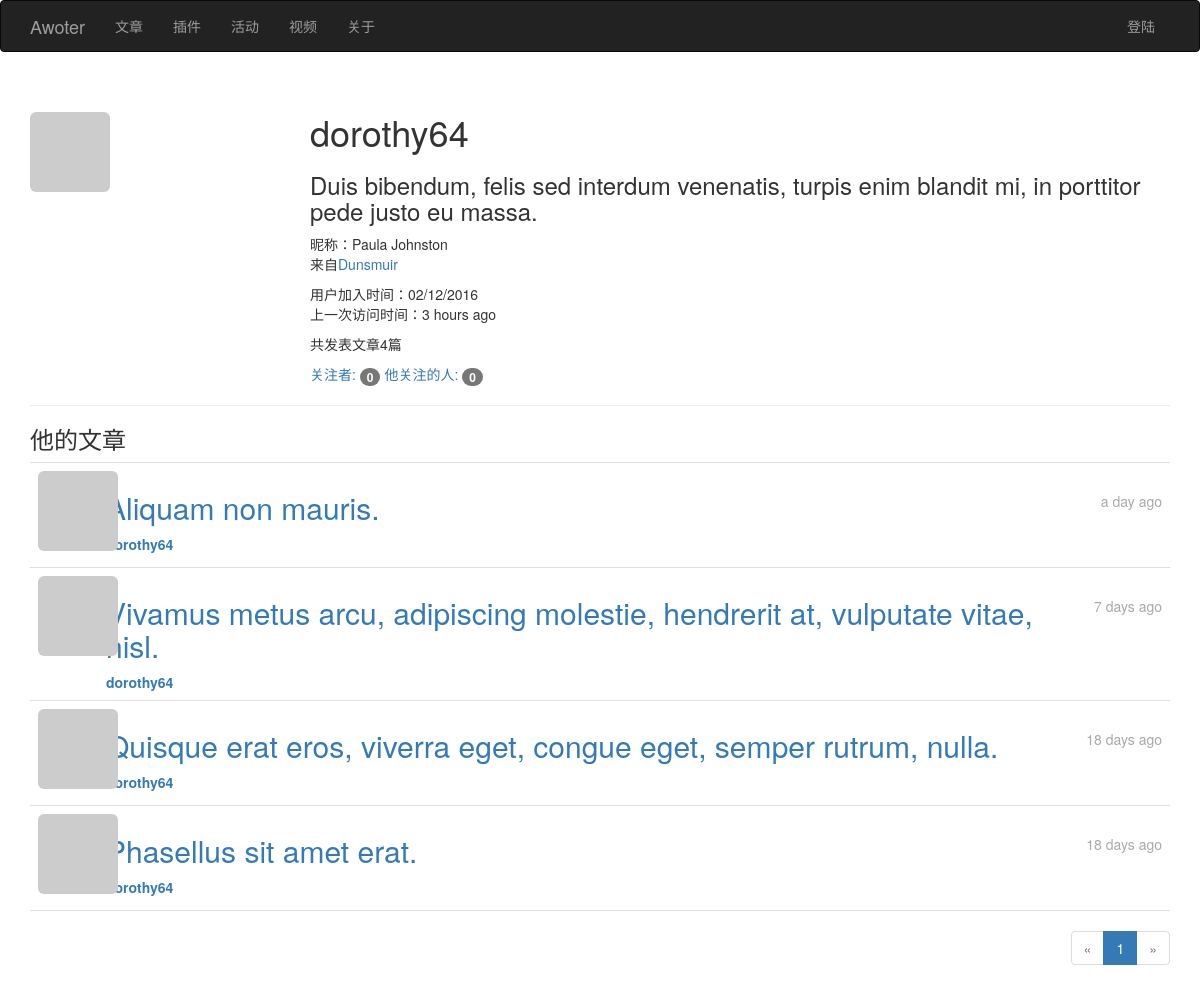
Screenshot of /user/dorothy64 with the database file from the repository.
### app/models.py (models this page shows, shortened)
class User(UserMixin, db.Model):
    __tablename__ = 'users'
    id = db.Column(db.Integer, primary_key=True)
    email = db.Column(db.String(64), unique=True, index=True)
    username = db.Column(db.String(64), unique=True, index=True)
    role_id = db.Column(db.Integer, db.ForeignKey('roles.id'))
    password_hash = db.Column(db.String(128))
    confirmed = db.Column(db.Boolean, default=False)
    nickname = db.Column(db.String(64))
    location = db.Column(db.String(64))
    about_me = db.Column(db.Text())
    member_since = db.Column(db.DateTime(), default=datetime.utcnow)
    last_seen = db.Column(db.DateTime(), default=datetime.utcnow)
    avatar_hash = db.Column(db.String(32))
    posts = db.relationship('Post', backref='author', lazy='dynamic')
    followed = db.relationship('Follow',
                               foreign_keys=[Follow.follower_id],
                               backref=db.backref('follower', lazy='joined'),
                               lazy='dynamic',
                               cascade='all, delete-orphan')
    followers = db.relationship('Follow',
                                foreign_keys=[Follow.followed_id],
                                backref=db.backref('followed', lazy='joined'),
                                lazy='dynamic',
                                cascade='all, delete-orphan')
    @property
    def password(self):
        raise AttributeError(u'密码不应该可直接读取！')
    def gravatar(self,  size=100, default='identicon', rating='g'):
        if request.is_secure:
            url = 'https://secure.gravatar.com/avatar'
        else:
            url = 'https://www.gravatar.com/avatar'
        hash = self.avatar_hash or hashlib.md5(self.email.encode('utf-8')).hexdigest()
        return '{url}/{hash}?s={size}&d={default}&r={rating}'.format(
            url=url, hash=hash, size=size, default=default, rating=rating)

class Post(db.Model):
    __tablename__ = 'posts'
    id = db.Column(db.Integer, primary_key=True)
    article_title = db.Column(db.String(128), index=True)
    body = db.Column(db.Text)
    timestamp = db.Column(db.DateTime, index=True, default=datetime.utcnow)
    author_id = db.Column(db.Integer, db.ForeignKey('users.id'))
    body_html = db.Column(db.Text)

### app/main/views.py (the view)
@main.route('/user/<username>')
def user_page(username):
    body_show = False
    user = User.query.filter_by(username=username).first_or_404()
    title = str(user.username)
    if user is None:
        abort(404)
    page = request.args.get('page', 1, type=int)
    pagination = user.posts.order_by(Post.timestamp.desc()).paginate(
        page, per_page=current_app.config['AWOTER_DOC_PER_PAGE'],
        error_out=False)
    posts = pagination.items
    return render_template('user.html', user=user, title=title,
                           posts=posts, pagination=pagination, body_show=body_show)

### app/auth/views.py (called while the page is built)
@auth.before_app_request
def before_request():
    if current_user.is_authenticated \
            and not current_user.confirmed \
            and request.endpoint[:5] != 'auth.' \
            and request.endpoint != 'static':
        return redirect(url_for('auth.unconfirmed'))

@auth.before_app_request
def before_request():
    if current_user.is_authenticated:
        current_user.ping()
        if not current_user.confirmed \
                and request.endpoint[:5] != 'auth.':
            return redirect(url_for('auth.unconfirmed'))

### app/main/__init__.py (called while the page is built)
@main.app_context_processor
def inject_permissions():
    return dict(Permission=Permission)

### app/models.py (called while the page is built)
    def can(self, permissions):
        return False

    def is_administrator(self):
        return False

### app/templates/user.html (shortened to what this page needs)
{% extends "base.html" %}
{% import "_macros.html" as macros %}
{% block page_content %}
<div class="page-header">
    <img class="img-rounded profile-thumbnail" src="{{ user.gravatar(size=256) }}">
    <div class="profile-header">
        <h1>{{ user.username }}</h1>
        <h3>{% if user.about_me %}{{ user.about_me }}{% endif %}</h3>
        {% if user.nickname or user.location %}
            <p>
            {% if user.nickname %}昵称：{{ user.nickname }} {% endif %}
            <br>
            {% if user.location %}来自<a href="http://maps.baidu.com/?q={{ user.location }}">{{ user.location }}</a>
            {% endif %}
            </p>
        {% endif %}
        <p>
            用户加入时间：{{ moment(user.member_since).format('L') }}
            <br>
            上一次访问时间：{{ moment(user.last_seen).fromNow() }}
        </p>
        <p>共发表文章{{ user.posts.count() }}篇</p>
        <p>
            <a href="{{ url_for('main.followers', username=user.username) }}">关注者: <span class="badge">{{ user.followers.count() - 1 }}</span></a>
            <a href="{{ url_for('main.followed_by', username=user.username) }}">他关注的人: <span class="badge">{{ user.followed.count() - 1 }}</span></a>
        </p>
    </div>
</div>
<h3>他的文章</h3>
{% include '_doc.html' %}
{% if pagination %}
<div class="pagination">
    {{ macros.pagination_widget(pagination, 'main.user_page', username=user.username) }}
</div>
{% endif %}
{% endblock %}

### app/templates/base.html (shortened to what this page needs)
{%  extends "bootstrap/base.html" %}
{% block head %}
{{ super() }}
<link rel="stylesheet" type="text/css" href="{{ url_for('static', filename='styles.css') }}">
{% endblock %}
{% block navbar %}
<div class ="navbar navbar-inverse " role="navigation">
    <div class="container">
        <div class="navbar-header">
            <a class="navbar-brand" href="/">Awoter</a>
        </div>
        <div class="navbar-collapse collapse">
            <ul class="nav navbar-nav">
                <li><a href="{{ url_for('main.doc') }}">文章</a></li>
                <li><a href="{{ url_for('main.res_mods') }}">插件</a></li>
                <li><a href="{{ url_for('main.hd') }}">活动</a></li>
                <li><a href="{{ url_for('main.video') }}">视频</a></li>
                <li><a href="{{ url_for('main.about') }}">关于</a></li>
            </ul>
            <ul class="nav navbar-nav navbar-right">
                {% if current_user.is_authenticated %}
                <li class="dropdown">
                    <a href="#" class="dropdown-toggle" data-toggle="dropdown">
                        <img src="{{ current_user.gravatar(size=18) }}">
                        {{ current_user.username }} <b class="caret"></b>
                    </a>
                    <ul class="dropdown-menu">
                        <li><a href="{{ url_for('auth.change_password') }}">修改密码</a></li>
                        <li><a href="{{ url_for('auth.change_email') }}">修改邮箱</a></li>
                        <li><a href="{{ url_for('main.user_page', username=current_user.username) }}">个人信息</a></li>
                        <li><a href="{{ url_for('auth.logout') }}">登出</a></li>
                    </ul>
                </li>
                {% else %}
                    <li><a href="{{ url_for('auth.login') }}">登陆</a></li>
                {% endif %}
            </ul>
        </div>
    </div>
</div>
{% endblock %}
{% block content %}
<div class="container">
    {% block page_content %}{% endblock %}
</div>
{% endblock %}

### app/templates/_macros.html
{% macro pagination_widget(pagination, endpoint) %}
<ul class="pagination">
    <li{% if not pagination.has_prev %} class="disabled"{% endif %}>
        <a href="{% if pagination.has_prev %}{{ url_for(endpoint, page=pagination.prev_num, **kwargs) }}{% else %}#{% endif %}">
            &laquo;
        </a>
    </li>
    {% for p in pagination.iter_pages() %}
        {% if p %}
            {% if p == pagination.page %}
            <li class="active">
                <a href="{{ url_for(endpoint, page = p, **kwargs) }}">{{ p }}</a>
            </li>
            {% else %}
            <li>
                <a href="{{ url_for(endpoint, page = p, **kwargs) }}">{{ p }}</a>
            </li>
            {% endif %}
        {% else %}
        <li class="disabled"><a href="#">&hellip;</a></li>
        {% endif %}
    {% endfor %}
    <li{% if not pagination.has_next %} class="disabled"{% endif %}>
        <a href="{% if pagination.has_next %}{{ url_for(endpoint, page=pagination.next_num, **kwargs) }}{% else %}#{% endif %}">
            &raquo;
        </a>
    </li>
</ul>
{% endmacro %}

### app/templates/_doc.html (shortened to what this page needs)
<ul class="posts">
    {% for post in posts %}
    <li class="post">
        <div class="post-thumbnail">
            <a href="{{ url_for('main.user_page', username=post.author.username) }}">
                <img class="img-rounded profile-thumbnail" src="{{ post.author.gravatar(size=60) }}">
            </a>
        </div>
        <div class="post-content">
            <div class="post-date" >{{ moment(post.timestamp).fromNow() }}</div><div class="post-title">
                <a href="{{ url_for('main.doc_detail', id=post.id) }}">
                <h2>{{ post.article_title }}</h2>
                </a>
            </div>
            <div class="post-author">
                <a href="{{ url_for('.user_page', username=post.author.username) }}">
                {{ post.author.username }}</a>
            </div>
        </div>
    </li>
    {% endfor %}
</ul>

### app/static/styles.css (style rules this page uses)
.profile-thumbnail { position: absolute; }
.profile-header { min-height: 260px; margin-left: 280px; }
ul.posts { list-style-type: none; padding: 0px; margin: 0px 0px 0px 0px; border-top: 1px solid #e0e0e0; }
ul.posts li.post { padding: 8px; border-bottom: 1px solid #e0e0e0; }
div.post-date { color: darkgrey; float: right; }
div.post-author { color: ghostwhite; font-weight: bold; }
div.post-thumbnail { position: absolute; }
div.post-content { margin-left: 68px; min-height: 68px; }
div.pagination { width: 100%; text-align: right; padding: 0px; margin: 0px; }

### rows the page displays
User: username "dorothy64", about_me "Duis bibendum, felis sed interdum venenatis, turpis enim blandit mi, in porttitor pede justo eu massa.", nickname "Paula Johnston", location "Dunsmuir", member_since "02/12/2016", last_seen "3 hours ago"
Post: timestamp "a day ago", article_title "Aliquam non mauris.", author.username "dorothy64"
Post: timestamp "7 days ago", article_title "Vivamus metus arcu, adipiscing molestie, hendrerit at, vulputate vitae, nisl.", author.username "dorothy64"
Post: timestamp "18 days ago", article_title "Quisque erat eros, viverra eget, congue eget, semper rutrum, nulla.", author.username "dorothy64"
Post: timestamp "18 days ago", article_title "Phasellus sit amet erat.", author.username "dorothy64"

### other values shown
{{ user.posts.count() }} "4"
{{ user.followers.count() - 1 }} "0"
{{ user.followed.count() - 1 }} "0"
{{ p }} "1"
